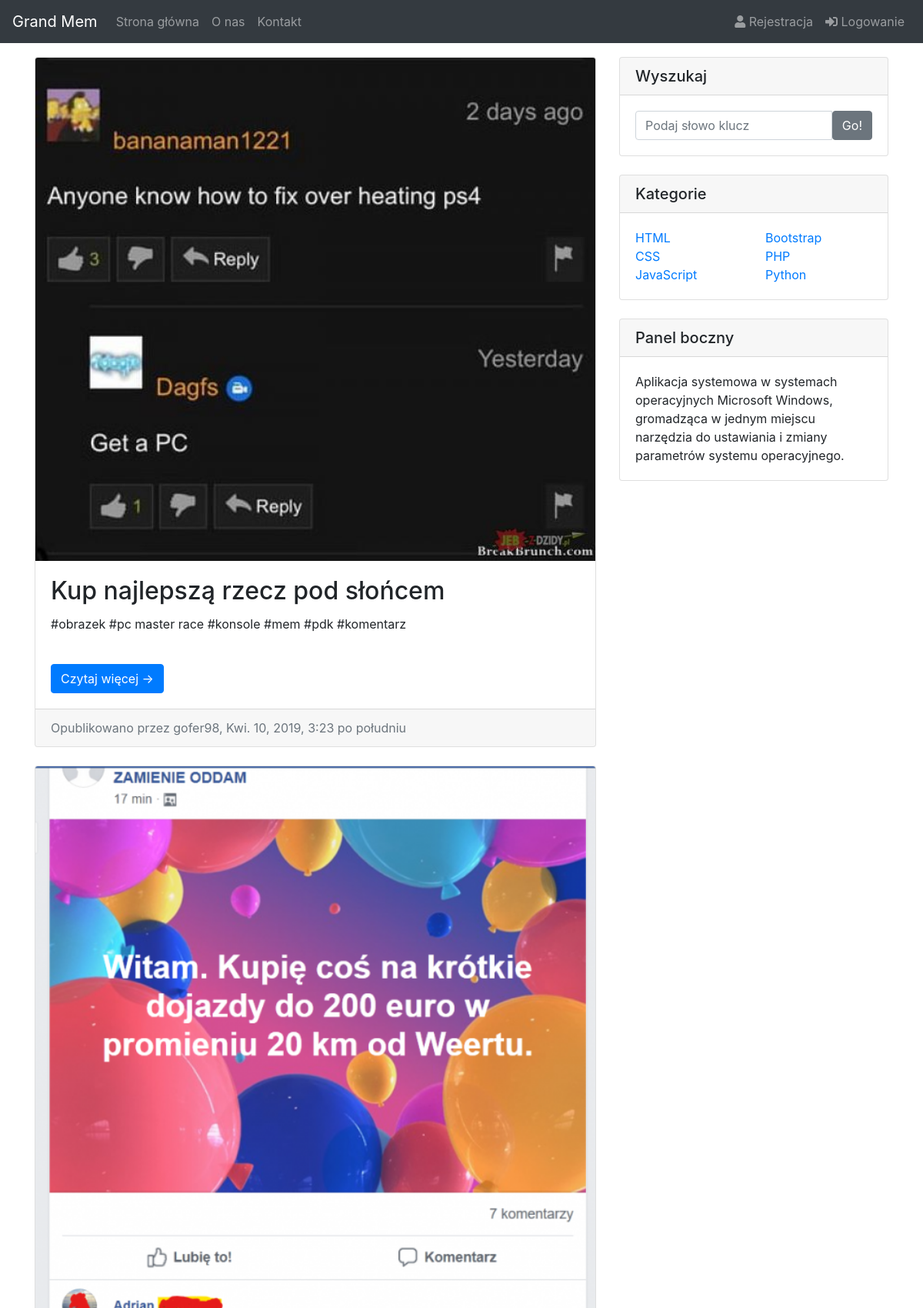
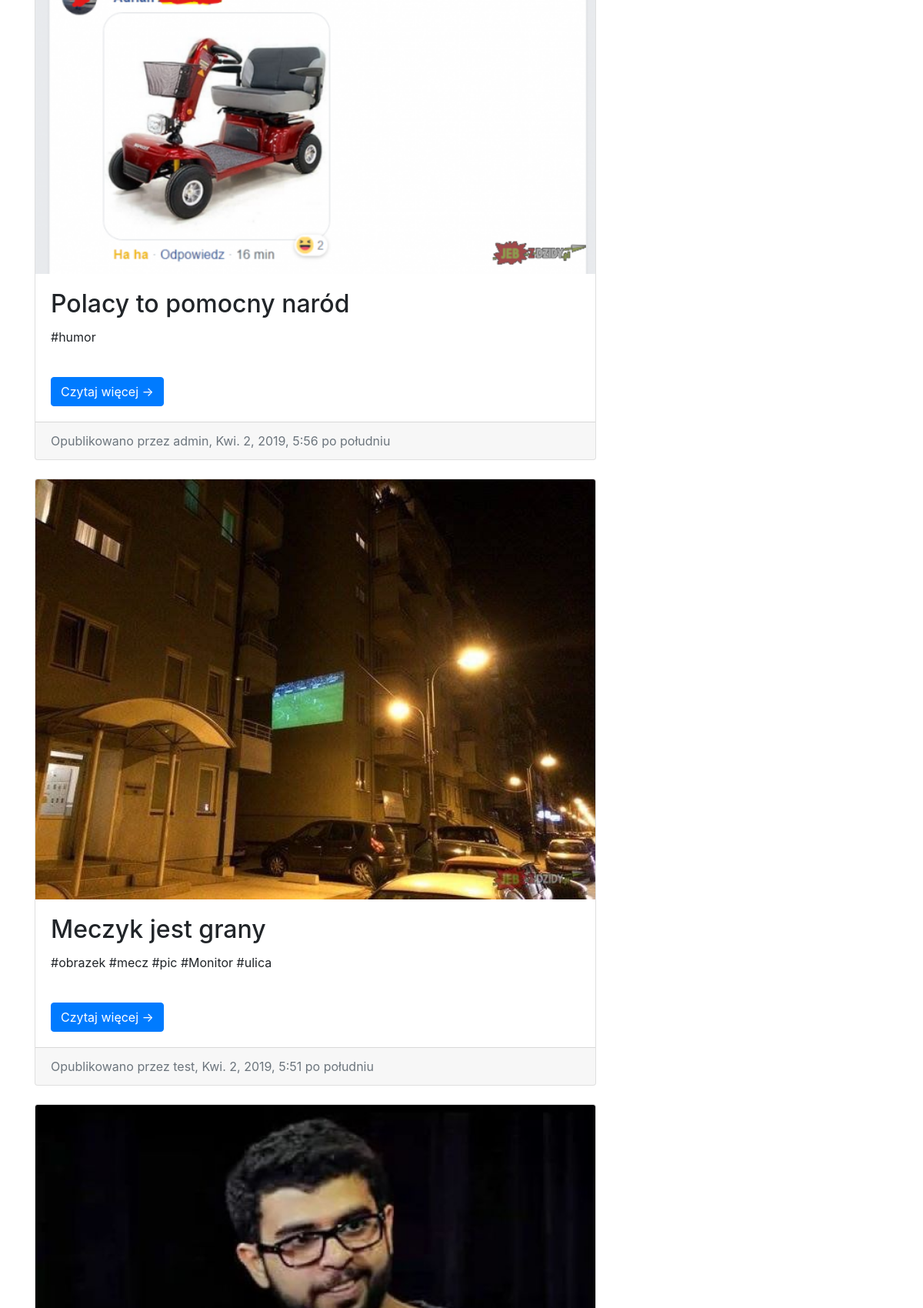
The page / (upper part) on the database its author committed (2 pictures, top to bottom).
### post/models.py (models this page shows, shortened)
class Mem(models.Model):
    title = models.CharField(max_length=100)
    content = models.TextField()
    image = models.ImageField(default='default.jpg', upload_to='mems', blank=True)
    date_posted = models.DateTimeField(default=timezone.now)
    author = models.ForeignKey(User, on_delete=models.CASCADE)

### post/views.py (the view)
# urls.py: path('', MemListView.as_view(), name='post-home'),
class MemListView(ListView):
    model = Mem
    template_name = 'post/home.html'
    context_object_name = 'posts'
    ordering = ['-date_posted']

### post/templates/post/home.html (shortened to what this page needs)
﻿{% extends "post/base.html" %}
{% block content %}
<div class="row">
	<div class="col-md-8">
	<br>
	{% for post in posts %}
	<div class="card mb-4">
		<img class="card-img-top" src="{{ post.image.url }}">
		<div class="card-body">
			<h2 class="card-title">{{ post.title }}</h2>
			<p class="card-text">{{ post.content }}</p>
			<br>
			<a href="{% url 'mem-detail' post.id %}" class="btn btn-primary">Czytaj więcej &rarr;</a>
		</div>
		<div class="card-footer text-muted">
			Opublikowano przez  {{ post.author }}, {{ post.date_posted }}
		</div>
	</div>
	{% endfor %}
	</div>
	<div class="col-md-4">
		<div class="card my-4">
			<h5 class="card-header">Wyszukaj</h5>
			<div class="card-body">
				<div class="input-group">
					<input type="text" class="form-control" placeholder="Podaj słowo klucz">
					<span class="input-group-btn">
						<button class="btn btn-secondary" type="button">Go!</button>
					</span>
				</div>
			</div>
		</div>
	<div class="card my-4">
		<h5 class="card-header">Kategorie</h5>
			<div class="card-body">
				<div class="row">
					<div class="col-lg-6">
						<ul class="list-unstyled mb-0">
							<li>
								<a href="#">HTML</a>
							</li>
							<li>
								<a href="#">CSS</a>
							</li>
							<li>
								<a href="#">JavaScript</a>
							</li>
						</ul>
					</div>
				<div class="col-lg-6">
					<ul class="list-unstyled mb-0">
						<li>
							<a href="#">Bootstrap</a>
						</li>
						<li>
							<a href="#">PHP</a>
						</li>
						<li>
							<a href="#">Python</a>
						</li>
					</ul>
				</div>
			</div>
		</div>
	</div>
	<div class="card my-4">
		<h5 class="card-header">Panel boczny</h5>
		<div class="card-body">
			Aplikacja systemowa w systemach operacyjnych Microsoft Windows, gromadząca w jednym miejscu narzędzia do ustawiania i zmiany parametrów systemu operacyjnego.
		</div>
	</div>
	</div>
</div>
</div>
{% endblock content %}

### post/templates/post/base.html (shortened to what this page needs)
﻿{% load static %}
<!DOCTYPE html>
<html lang="pl">
<head>
	<link rel="stylesheet" href="https://use.fontawesome.com/releases/v5.5.0/css/all.css">
    <link rel="stylesheet" href="https://stackpath.bootstrapcdn.com/bootstrap/4.3.1/css/bootstrap.min.css">
	<link rel="stylesheet" href="{% static 'css/main.css' %}">
</head>
<body>
	<nav class="navbar navbar-expand-md bg-dark navbar-dark sticky-top">
	  <a class="navbar-brand" href="{% url 'post-home' %}">Grand Mem</a>
	  <div id="navb" class="navbar-collapse collapse hide">
		<ul class="navbar-nav">
		  <li class="nav-item">
			<a class="nav-link" href="{% url 'post-home' %}">Strona główna</a>
		  </li>
		  <li class="nav-item">
			<a class="nav-link" href="{% url 'post-about' %}">O nas</a>
		  </li>
		  <li class="nav-item">
			<a class="nav-link" href="{% url 'post-contact' %}">Kontakt</a>
		  </li>
		</ul>
		<ul class="nav navbar-nav ml-auto">
		  {% if user.is_authenticated %}
		  <li class="nav-item">
			<a class="nav-link" style="color:white;" href="{% url 'mem-create' %}">Dodaj MEM</a>
		  </li>
		  <li class="nav-item">
			<a class="nav-link" style="color:white;">Witaj, {{ user.username }}</a>
		  </li>
		  <li class="nav-item">
			<a class="nav-link" href="{% url 'logout' %}"><span class="fas fa-sign-in-alt"></span> Wyloguj</a>
		  </li>
		  {% else %}
		  <li class="nav-item">
			<a class="nav-link" href="{% url 'registration' %}"><span class="fas fa-user"></span> Rejestracja</a>
		  </li>
		  <li class="nav-item">
			<a class="nav-link" href="{% url 'login' %}"><span class="fas fa-sign-in-alt"></span> Logowanie</a>
		  </li>
		  {% endif %}
		</ul>
	  </div>
	</nav>
	<div class="container">
		{% block content %}{% endblock %}
</body>
</html>

### post/static/css/main.css (style rules this page uses)
body { margin-top: -30px; }

### rows shown on the page
Mem: image (picture), title "Kup najlepszą rzecz pod słońcem", content "#obrazek #pc master race #konsole #mem #pdk #komentarz", author "gofer98", date_posted "Kwi. 10, 2019, 3:23 po południu"
Mem: image (picture), title "Polacy to pomocny naród", content "#humor", author "admin", date_posted "Kwi. 2, 2019, 5:56 po południu"
Mem: image (picture), title "Meczyk jest grany", content "#obrazek #mecz #pic #Monitor #ulica", author "test", date_posted "Kwi. 2, 2019, 5:51 po południu"
Mem: image (picture)
